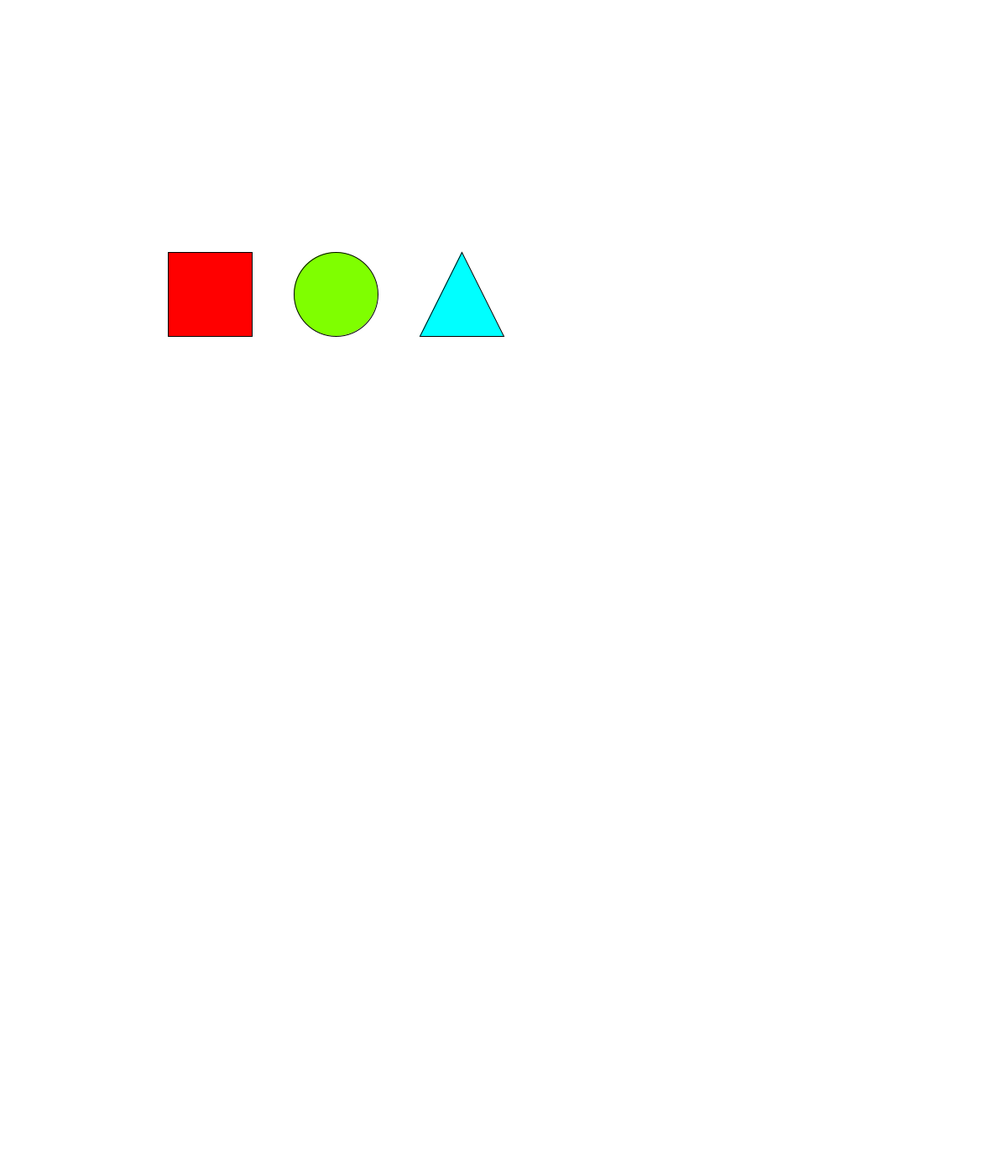
Frame 1 (no input)
Frame 60 (the mouse pressed at the canvas centre just before this capture): identical to frame 1, image omitted
Frame 120 (the mouse held since frame 60 and released just before this capture): identical to frame 1, image omitted

The Processing sketch that drew this single still picture (run headless with seeded random() and noise(); from frame 60 on, the mouse is pressed at the canvas centre):

// Processing sketch: composition
// ── composition.pde
//Welcome to Creative Coding!
//Change numbers to figure out what the variables do.

//This function runs when the program first starts
void setup() {  
  size(1200, 1400);
  colorMode(HSB,360,100,100,100);
  background(360,360,360);
}
//End of setup()

//This function runs continuously until the program ends
void draw() {
  background(360,0,100);
  
  int a = 100;
  
  //Rectangle : rect(x,y,width,height)
  fill(0,100,360,a);
  rect(200,300,100,100);
  
  //Triangle : traingle(x1,y1,x2,y2,x3,y3)
  fill(180,360,360);
  triangle(500,400, 550,300, 600,400);
  
  //Ellipse : ellipse(x,y,width, height)
  fill(90,360,360);
  ellipse(400,350, 100,100);
}
//End of draw()
